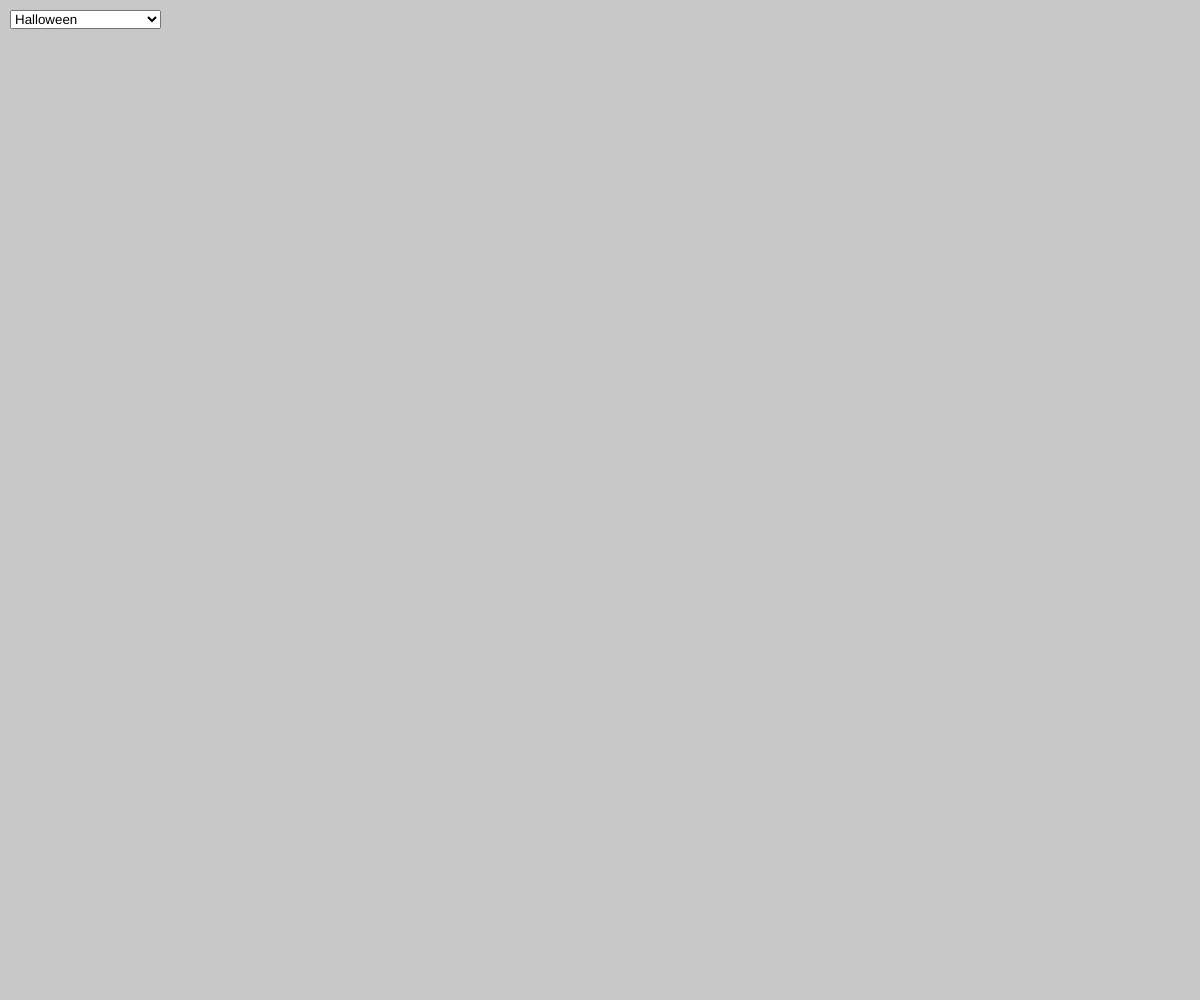
Frame 1 (no input)
Frame 60 (no input): identical to frame 1, image omitted
Frame 120 (the mouse pressed at the canvas centre since frame 60): identical to frame 1, image omitted

The p5.js sketch that drew this single still picture (run headless with seeded random() and noise() and a simulated clock; from frame 60 on, the mouse is pressed at the canvas centre):

// p5.js sketch
// ── sketch.js
let picker; // variable for the menu
let h, s, a, n, d; // variables to hold my images
let img;
let day = "what";

function setup() {
  createCanvas(windowWidth, windowHeight);
  textAlign(CENTER);
  background(200);
  // create a menu
  picker = createSelect();
  // position the menu
  picker.position(10, 10);
  // populate the menu with options
  picker.option("Halloween");
  picker.option("Super Fun Day");
  picker.option("Arbor Day");
  picker.option("National Hot Dog Day");
  // callback when an item is picked
  picker.changed(pickEvent);
}

function draw() {
  textAlign(LEFT);
}

function pickEvent() {
  // get the item chosen with .value()
  day = picker.value();

  if (day === "Halloween") {
    console.log("halloween rules! 🎃");
    background("orange");
  } else if (day === "Super Fun Day") {
    background("magenta");
    console.log("🎉Long Live Super Fun Day!🎉");
  } else if (day === "Arbor Day") {
    background(200, 220, 10);
    console.log("🌲🌲🌲🌲🌲🌲🌲🌲🌲");
  } else {
    console.log("is this a sandwich?");
    background("gold");
  }
  text(day + " is the best holiday", 10, 50);
}
